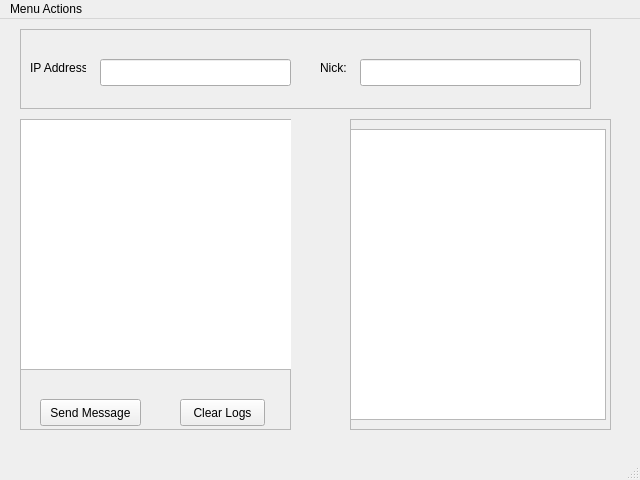
<?xml version="1.0" encoding="UTF-8"?>
<ui version="4.0">
 <class>MainWindow</class>
 <widget class="QMainWindow" name="MainWindow">
  <property name="geometry">
   <rect>
    <x>0</x>
    <y>0</y>
    <width>640</width>
    <height>480</height>
   </rect>
  </property>
  <property name="windowTitle">
   <string>MainWindow</string>
  </property>
  <widget class="QWidget" name="centralwidget">
   <widget class="QFrame" name="frame">
    <property name="geometry">
     <rect>
      <x>20</x>
      <y>10</y>
      <width>571</width>
      <height>80</height>
     </rect>
    </property>
    <property name="frameShape">
     <enum>QFrame::StyledPanel</enum>
    </property>
    <property name="frameShadow">
     <enum>QFrame::Raised</enum>
    </property>
    <widget class="QLabel" name="label">
     <property name="geometry">
      <rect>
       <x>10</x>
       <y>30</y>
       <width>56</width>
       <height>17</height>
      </rect>
     </property>
     <property name="text">
      <string>IP Address:</string>
     </property>
    </widget>
    <widget class="QLabel" name="label_2">
     <property name="geometry">
      <rect>
       <x>300</x>
       <y>30</y>
       <width>56</width>
       <height>17</height>
      </rect>
     </property>
     <property name="text">
      <string>Nick:</string>
     </property>
    </widget>
    <widget class="QLineEdit" name="lineEdit">
     <property name="geometry">
      <rect>
       <x>80</x>
       <y>30</y>
       <width>191</width>
       <height>27</height>
      </rect>
     </property>
    </widget>
    <widget class="QLineEdit" name="lineEdit_2">
     <property name="geometry">
      <rect>
       <x>340</x>
       <y>30</y>
       <width>221</width>
       <height>27</height>
      </rect>
     </property>
    </widget>
   </widget>
   <widget class="QFrame" name="frame_2">
    <property name="geometry">
     <rect>
      <x>20</x>
      <y>100</y>
      <width>271</width>
      <height>311</height>
     </rect>
    </property>
    <property name="frameShape">
     <enum>QFrame::StyledPanel</enum>
    </property>
    <property name="frameShadow">
     <enum>QFrame::Raised</enum>
    </property>
    <widget class="QTextEdit" name="textEdit">
     <property name="geometry">
      <rect>
       <x>0</x>
       <y>0</y>
       <width>281</width>
       <height>251</height>
      </rect>
     </property>
    </widget>
    <widget class="QPushButton" name="pushButton">
     <property name="geometry">
      <rect>
       <x>20</x>
       <y>280</y>
       <width>101</width>
       <height>27</height>
      </rect>
     </property>
     <property name="text">
      <string>Send Message</string>
     </property>
    </widget>
    <widget class="QPushButton" name="pushButton_2">
     <property name="geometry">
      <rect>
       <x>160</x>
       <y>280</y>
       <width>85</width>
       <height>27</height>
      </rect>
     </property>
     <property name="text">
      <string>Clear Logs</string>
     </property>
    </widget>
   </widget>
   <widget class="QFrame" name="frame_3">
    <property name="geometry">
     <rect>
      <x>350</x>
      <y>100</y>
      <width>261</width>
      <height>311</height>
     </rect>
    </property>
    <property name="frameShape">
     <enum>QFrame::StyledPanel</enum>
    </property>
    <property name="frameShadow">
     <enum>QFrame::Raised</enum>
    </property>
    <widget class="QListWidget" name="listWidget">
     <property name="geometry">
      <rect>
       <x>0</x>
       <y>10</y>
       <width>256</width>
       <height>291</height>
      </rect>
     </property>
    </widget>
   </widget>
  </widget>
  <widget class="QMenuBar" name="menubar">
   <property name="geometry">
    <rect>
     <x>0</x>
     <y>0</y>
     <width>640</width>
     <height>27</height>
    </rect>
   </property>
   <widget class="QMenu" name="menuMenu_Actions">
    <property name="title">
     <string>Menu Actions</string>
    </property>
    <addaction name="actionVersion"/>
    <addaction name="actionExit"/>
   </widget>
   <addaction name="menuMenu_Actions"/>
  </widget>
  <widget class="QStatusBar" name="statusbar"/>
  <action name="actionVersion">
   <property name="text">
    <string>Version</string>
   </property>
  </action>
  <action name="actionExit">
   <property name="text">
    <string>Exit</string>
   </property>
  </action>
 </widget>
 <resources/>
 <connections/>
</ui>
